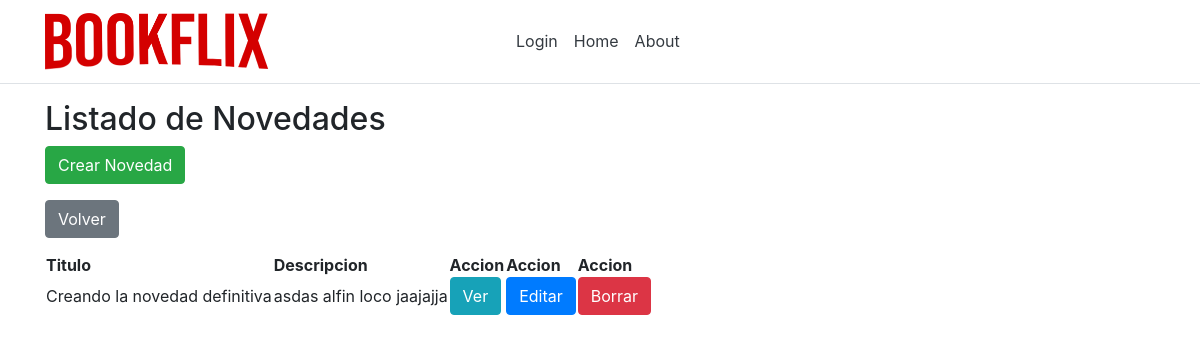
Before: /listNovedades/ (signed in) with the older database file.
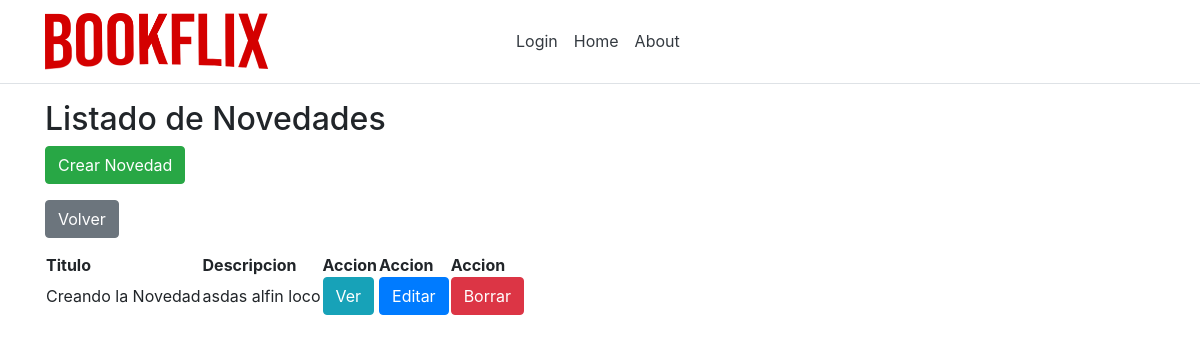
After: the same page with the newer database file.
### app/models.py (models this page shows, shortened)
class Novedad(models.Model):
    id = models.AutoField(primary_key=True)
    titulo = models.CharField(max_length=50)
    descripcion = models.CharField(max_length=255)
    archivo = models.FileField(upload_to='images/')

### app/views.py (the view)
# urls.py: path('listNovedades/', views.listNovedades),
def listNovedades(request):
    novedades = Novedad.objects.all()
    return render(request, "shared/listOfNovedades.html", {'novedades': novedades})

### app/models.py (called while the page is built)
    @property
    def is_active(self):
        return self.active

### app/templates/shared/listOfNovedades.html
{% extends 'default/layout.html' %}
{% block share %}
<h2>Listado de Novedades</h2>
<form method="get" action="/createNovedad">
    <button class="btn btn-success" type="submit">Crear Novedad</button>
  </form>
  <form>
    <input class="btn btn-secondary" type="button" value="Volver" onclick="history.back()">
  </form>
<table>
    <thead>
        <tr>
            <th>Titulo</th>
            <th>Descripcion</th>
            <th>Accion</th>
            <th>Accion</th>
            <th>Accion</th>
        </tr>
    </thead>
    <tbody>
        {% for novedad in novedades %}
        <tr>
            <td>{{ novedad.titulo }}</td>
            <td>{{ novedad.descripcion }}</td>
            <td><a class="btn btn-info" role="button" href="/viewNovedad/{{ novedad.id }}">Ver</a></td>
            <td><a class="btn btn-primary" role="button" href="/editNovedad/{{ novedad.id }}">Editar</a></td>
            <td><a class="btn btn-danger" role="button" href="/deleteNovedad/{{ novedad.id }}"
          onClick="return confirm('¿Seguro que quieres borrar a {{novedad.titulo}?');">
            Borrar</a></td>
        </tr>
        {% endfor %}
    </tbody>
</table>
{% endblock %}

Changed rows visible on the page:
changed Novedad: titulo "Creando la novedad definitiva" → "Creando la Novedad"; descripcion "asdas alfin loco jaajajja" → "asdas alfin loco"
